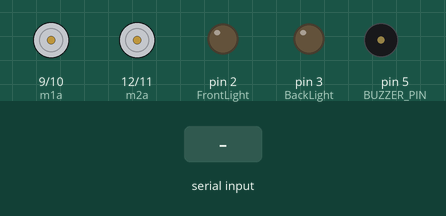
Bench run of a sketch on a simulated Arduino Uno, built with avr-gcc and run on an emulated ATmega328P. Parts: motor-driver pin pairs drawn as motors (green arrow = first pin HIGH = forward, orange = second pin HIGH = backward, longer = more drive), output pins drawn as LEDs (lit = HIGH), buzzer (waves = sounding). Inputs (shaded band) come from the test bench.

Above: at 1.2 s.
1.3 s: "F" received over Serial
At 2.5 s:
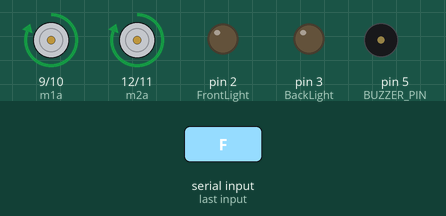
2.8 s: byte 85 ('U') received over Serial
At 3.8 s:
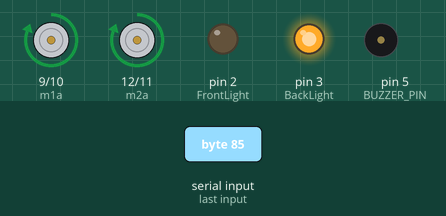
4.3 s: byte 86 ('V') received over Serial
At 4.9 s:
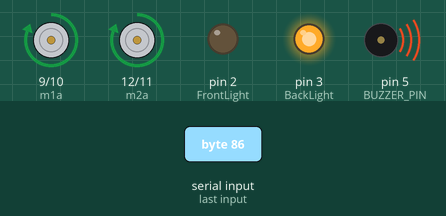
5.8 s: byte 117 ('u') received over Serial
At 6.1 s:
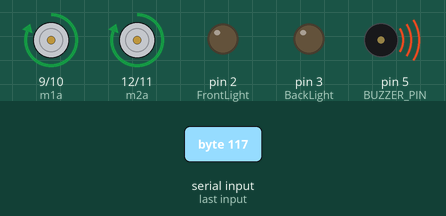
7.3 s: "B" received over Serial
At 8.4 s:
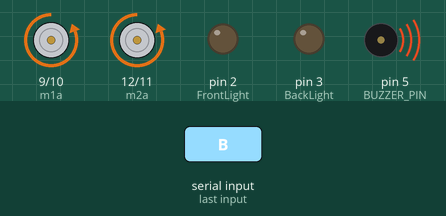
8.8 s: byte 118 ('v') received over Serial
At 9.6 s:
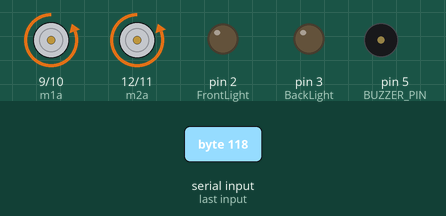
Timing chart, 0 to 11.3 s (numbered marks = the images above; inputs shaded):
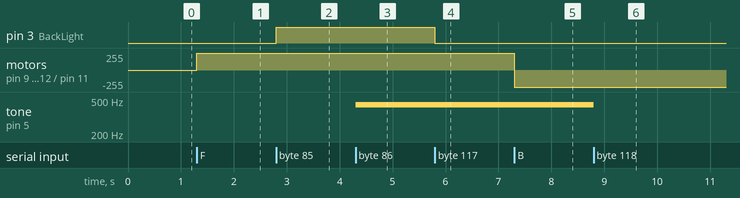

Measured:
- after the input at 1.3 s, motor on pin 9 (m1a) / pin 10 (m1b), motor on pin 12 (m2a) / pin 11 (m2b): stopped → forward 255/255 at once
- after the input at 2.8 s, pin 3 (BackLight): LOW → HIGH at once
- after the input at 4.3 s, tone on pin 5 (BUZZER_PIN): silent → 440 Hz at once
- after the input at 5.8 s, pin 3 (BackLight): HIGH → LOW at once
- after the input at 7.3 s, motor on pin 9 (m1a) / pin 10 (m1b), motor on pin 12 (m2a) / pin 11 (m2b): forward 255/255 → backward 255/255 at once
- after the input at 8.8 s, tone on pin 5 (BUZZER_PIN): 440 Hz → silent at once

The sketch:

BLUETOOTH_CAR.ino
```cpp
int m1a = 9;
int m1b = 10;
int m2a = 12;
int m2b = 11;

int FrontLight = 2;
int BackLight = 3;
int BUZZER_PIN = 5;

char command;


void setup()
{
  Serial.begin(9600);
  pinMode(m1a, OUTPUT);  // Digital pin 10 set as output Pin
  pinMode(m1b, OUTPUT);  // Digital pin 11 set as output Pin
  pinMode(m2a, OUTPUT);  // Digital pin 12 set as output Pin
  pinMode(m2b, OUTPUT);  // Digital pin 13 set as output Pin
  pinMode(FrontLight, OUTPUT);
  pinMode(BackLight, OUTPUT);
  pinMode(BUZZER_PIN, OUTPUT);

  digitalWrite(FrontLight, LOW);
  digitalWrite(BackLight, LOW);
  digitalWrite(BUZZER_PIN, LOW);

}

void loop(){

  if(Serial.available() > 0){
    command = Serial.read();
    // Serial.println(command);
    if (command != 'S'){
    switch(command){
    case 'F':
      forward();
      break;
    case 'B':
       back();
      break;
    case 'L':
      left();
      break;
    case 'R':
      right();
      break;
    case 'I':
      forwardRight();
      break;
    case 'J':
      backwardRight();
      break;
    case 'G':
      forwardLeft();
      break;
    case 'H':
      backwardLeft();
      break;
    }

    if (command == 'W'){
      // Front Lights on
      digitalWrite(FrontLight, HIGH);
    }else if (command == 'w'){
      // Front Lights off
      digitalWrite(FrontLight, LOW);
    }
    // Back Light
    if (command == 'U'){
      // Back Lights on
      digitalWrite(BackLight, HIGH);
    }else if (command == 'u'){
      // Back Lights off
      digitalWrite(BackLight, LOW);
    }

    // SIREN
    if (command == 'V') {
      tone(BUZZER_PIN, 440);
    } else if (command == 'v') {
      noTone(BUZZER_PIN); // turn off horn tone
    }

    if (command == 'X') {
      // Switch to line following
    } else if (command == 'x') {
      // switch to manual
    }
    }else{
      Stop();
    }
  }
}

void forward()
{
  digitalWrite(m1a, HIGH);
  digitalWrite(m1b, LOW);
  digitalWrite(m2a, HIGH);
  digitalWrite(m2b, LOW);
}

void back()
{
  digitalWrite(m1a, LOW);
  digitalWrite(m1b, HIGH);
  digitalWrite(m2a, LOW);
  digitalWrite(m2b, HIGH);
}

void left()
{
  digitalWrite(m1a, LOW);
  digitalWrite(m1b, LOW);
  digitalWrite(m2a, HIGH);
  digitalWrite(m2b, LOW);
}

void right()
{
  digitalWrite(m1a, HIGH);
  digitalWrite(m1b, LOW);
  digitalWrite(m2a, LOW);
  digitalWrite(m2b, LOW);
}

void Stop()
{
  digitalWrite(m1a, LOW);
  digitalWrite(m1b, LOW);
  digitalWrite(m2a, LOW);
  digitalWrite(m2b, LOW);
}

void forwardRight()
{
  digitalWrite(m1a, HIGH);
  digitalWrite(m1b, LOW);
  digitalWrite(m2a, LOW);
  digitalWrite(m2b, LOW);
}

void backwardRight()
{
  digitalWrite(m1a, LOW);
  digitalWrite(m1b, HIGH);
  digitalWrite(m2a, LOW);
  digitalWrite(m2b, LOW);
}

void forwardLeft()
{
  digitalWrite(m1a, LOW);
  digitalWrite(m1b, LOW);
  digitalWrite(m2a, HIGH);
  digitalWrite(m2b, LOW);
}

void backwardLeft()
{
  digitalWrite(m1a, LOW);
  digitalWrite(m1b, LOW);
  digitalWrite(m2a, LOW);
  digitalWrite(m2b, HIGH);
}
```
